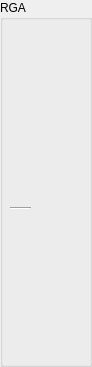
<?xml version="1.0" encoding="UTF-8"?>
<ui version="4.0">
 <class>RgaLed</class>
 <widget class="QGroupBox" name="RgaLed">
  <property name="geometry">
   <rect>
    <x>0</x>
    <y>0</y>
    <width>92</width>
    <height>367</height>
   </rect>
  </property>
  <property name="windowTitle">
   <string>GroupBox</string>
  </property>
  <property name="title">
   <string>RGA</string>
  </property>
  <widget class="QESimpleShape" name="archOn_1">
   <property name="geometry">
    <rect>
     <x>10</x>
     <y>220</y>
     <width>16</width>
     <height>16</height>
    </rect>
   </property>
   <property name="focusPolicy">
    <enum>Qt::NoFocus</enum>
   </property>
   <property name="contextMenuPolicy">
    <enum>Qt::CustomContextMenu</enum>
   </property>
   <property name="shape">
    <enum>QSimpleShape::ellipse</enum>
   </property>
   <property name="colour0" stdset="0">
    <color>
     <red>200</red>
     <green>200</green>
     <blue>200</blue>
    </color>
   </property>
   <property name="colour1" stdset="0">
    <color>
     <red>0</red>
     <green>255</green>
     <blue>0</blue>
    </color>
   </property>
   <property name="colour2" stdset="0">
    <color>
     <red>255</red>
     <green>0</green>
     <blue>0</blue>
    </color>
   </property>
   <property name="colour3" stdset="0">
    <color>
     <red>0</red>
     <green>255</green>
     <blue>0</blue>
    </color>
   </property>
   <property name="variable" stdset="0">
    <string>$(GRGA):MODE</string>
   </property>
   <property name="variableSubstitutions" stdset="0">
    <string/>
   </property>
   <property name="displayAlarmStateOption" stdset="0">
    <enum>QESimpleShape::Never</enum>
   </property>
  </widget>
  <widget class="QESimpleShape" name="STOP_1">
   <property name="geometry">
    <rect>
     <x>10</x>
     <y>20</y>
     <width>16</width>
     <height>16</height>
    </rect>
   </property>
   <property name="focusPolicy">
    <enum>Qt::NoFocus</enum>
   </property>
   <property name="contextMenuPolicy">
    <enum>Qt::CustomContextMenu</enum>
   </property>
   <property name="shape">
    <enum>QSimpleShape::ellipse</enum>
   </property>
   <property name="colour0" stdset="0">
    <color>
     <red>255</red>
     <green>255</green>
     <blue>0</blue>
    </color>
   </property>
   <property name="colour1" stdset="0">
    <color>
     <red>255</red>
     <green>0</green>
     <blue>0</blue>
    </color>
   </property>
   <property name="variable" stdset="0">
    <string>$(RGA1):HEADSTA</string>
   </property>
   <property name="variableSubstitutions" stdset="0">
    <string/>
   </property>
   <property name="displayAlarmStateOption" stdset="0">
    <enum>QESimpleShape::Never</enum>
   </property>
  </widget>
  <widget class="QELabel" name="archTO_1">
   <property name="geometry">
    <rect>
     <x>10</x>
     <y>290</y>
     <width>31</width>
     <height>21</height>
    </rect>
   </property>
   <property name="variable" stdset="0">
    <string>GRGA:ANAT</string>
   </property>
  </widget>
  <widget class="QELabel" name="archTime_1">
   <property name="geometry">
    <rect>
     <x>10</x>
     <y>330</y>
     <width>31</width>
     <height>21</height>
    </rect>
   </property>
   <property name="variable" stdset="0">
    <string>GRGA:ANAT</string>
   </property>
  </widget>
  <widget class="QESimpleShape" name="ANA200_1">
   <property name="geometry">
    <rect>
     <x>10</x>
     <y>140</y>
     <width>16</width>
     <height>16</height>
    </rect>
   </property>
   <property name="shape">
    <enum>QSimpleShape::ellipse</enum>
   </property>
   <property name="colour7" stdset="0">
    <color>
     <red>200</red>
     <green>200</green>
     <blue>200</blue>
    </color>
   </property>
   <property name="colour8" stdset="0">
    <color>
     <red>0</red>
     <green>200</green>
     <blue>0</blue>
    </color>
   </property>
   <property name="variable" stdset="0">
    <string>$(RGA1):HEADSTA</string>
   </property>
   <property name="displayAlarmStateOption" stdset="0">
    <enum>QESimpleShape::Never</enum>
   </property>
  </widget>
  <widget class="QESimpleShape" name="BAR50_1">
   <property name="geometry">
    <rect>
     <x>10</x>
     <y>60</y>
     <width>16</width>
     <height>16</height>
    </rect>
   </property>
   <property name="shape">
    <enum>QSimpleShape::ellipse</enum>
   </property>
   <property name="colour3" stdset="0">
    <color>
     <red>200</red>
     <green>200</green>
     <blue>200</blue>
    </color>
   </property>
   <property name="colour4" stdset="0">
    <color>
     <red>200</red>
     <green>200</green>
     <blue>200</blue>
    </color>
   </property>
   <property name="colour5" stdset="0">
    <color>
     <red>0</red>
     <green>200</green>
     <blue>0</blue>
    </color>
   </property>
   <property name="flash0" stdset="0">
    <bool>false</bool>
   </property>
   <property name="flash1" stdset="0">
    <bool>false</bool>
   </property>
   <property name="variable" stdset="0">
    <string>$(RGA1):HEADSTA</string>
   </property>
   <property name="displayAlarmStateOption" stdset="0">
    <enum>QESimpleShape::Never</enum>
   </property>
  </widget>
  <widget class="QELabel" name="mode_1">
   <property name="geometry">
    <rect>
     <x>10</x>
     <y>250</y>
     <width>60</width>
     <height>16</height>
    </rect>
   </property>
  </widget>
  <widget class="QESimpleShape" name="BAR200_1">
   <property name="geometry">
    <rect>
     <x>10</x>
     <y>100</y>
     <width>16</width>
     <height>16</height>
    </rect>
   </property>
   <property name="shape">
    <enum>QSimpleShape::ellipse</enum>
   </property>
   <property name="colour7" stdset="0">
    <color>
     <red>0</red>
     <green>200</green>
     <blue>0</blue>
    </color>
   </property>
   <property name="variable" stdset="0">
    <string>$(RGA1):HEADSTA</string>
   </property>
   <property name="visible" stdset="0">
    <bool>true</bool>
   </property>
   <property name="displayAlarmStateOption" stdset="0">
    <enum>QESimpleShape::Never</enum>
   </property>
  </widget>
  <widget class="QESimpleShape" name="BAR100_1">
   <property name="geometry">
    <rect>
     <x>10</x>
     <y>80</y>
     <width>16</width>
     <height>16</height>
    </rect>
   </property>
   <property name="shape">
    <enum>QSimpleShape::ellipse</enum>
   </property>
   <property name="colour6" stdset="0">
    <color>
     <red>0</red>
     <green>200</green>
     <blue>0</blue>
    </color>
   </property>
   <property name="variable" stdset="0">
    <string>$(RGA1):HEADSTA</string>
   </property>
   <property name="displayAlarmStateOption" stdset="0">
    <enum>QESimpleShape::Never</enum>
   </property>
  </widget>
  <widget class="Line" name="line_2">
   <property name="geometry">
    <rect>
     <x>10</x>
     <y>200</y>
     <width>21</width>
     <height>16</height>
    </rect>
   </property>
   <property name="orientation">
    <enum>Qt::Horizontal</enum>
   </property>
  </widget>
  <widget class="QESimpleShape" name="SS_1">
   <property name="geometry">
    <rect>
     <x>10</x>
     <y>170</y>
     <width>16</width>
     <height>16</height>
    </rect>
   </property>
   <property name="shape">
    <enum>QSimpleShape::ellipse</enum>
   </property>
   <property name="colour0" stdset="0">
    <color>
     <red>0</red>
     <green>200</green>
     <blue>0</blue>
    </color>
   </property>
   <property name="colour1" stdset="0">
    <color>
     <red>200</red>
     <green>200</green>
     <blue>200</blue>
    </color>
   </property>
   <property name="flash0" stdset="0">
    <bool>false</bool>
   </property>
   <property name="variable" stdset="0">
    <string>$(RGA1):SCAN</string>
   </property>
   <property name="displayAlarmStateOption" stdset="0">
    <enum>QESimpleShape::Never</enum>
   </property>
  </widget>
 </widget>
 <customwidgets>
  <customwidget>
   <class>QELabel</class>
   <extends>QLabel</extends>
   <header>QELabel.h</header>
  </customwidget>
  <customwidget>
   <class>QESimpleShape</class>
   <extends>QSimpleShape</extends>
   <header>QESimpleShape.h</header>
  </customwidget>
  <customwidget>
   <class>QSimpleShape</class>
   <extends>QWidget</extends>
   <header>QSimpleShape.h</header>
  </customwidget>
 </customwidgets>
 <resources/>
 <connections/>
</ui>
